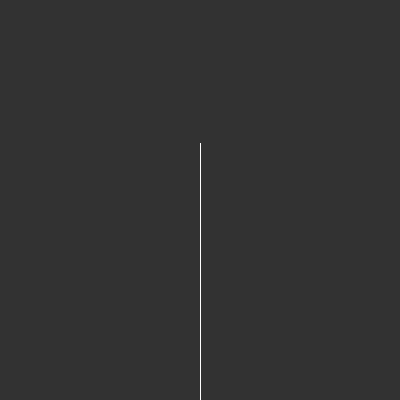
Frame 1 (no input)
Frame 60 (the mouse pressed at the canvas centre just before this capture): identical to frame 1, image omitted
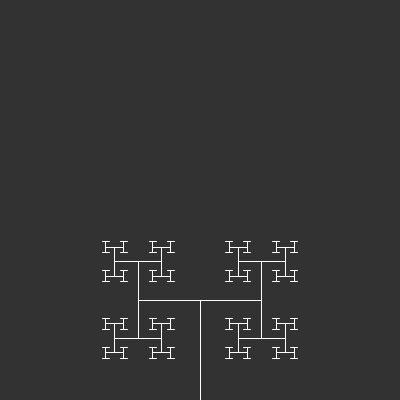
Frame 120 (the mouse held since frame 60 and released just before this capture)

The Processing sketch that drew these frames (run headless with seeded random() and noise(); from frame 60 on, the mouse is pressed at the canvas centre):

// Processing sketch: fractal
// ── fractal.pde


void setup(){
  size(400,400);
}

void draw(){
  background(50);
  stroke(255);
  translate(width/2,height);
  branch(100);
}

void branch(float len){
  float angle=map(mouseX,0,width,0,PI);
  line(0,0,0,-len);
  translate(0,-len);
  if(len > 5){
    pushMatrix();
    rotate(angle);
    branch(len*0.618);
    popMatrix();
    rotate(-angle);
    branch(len*0.618);
  }
  
}
